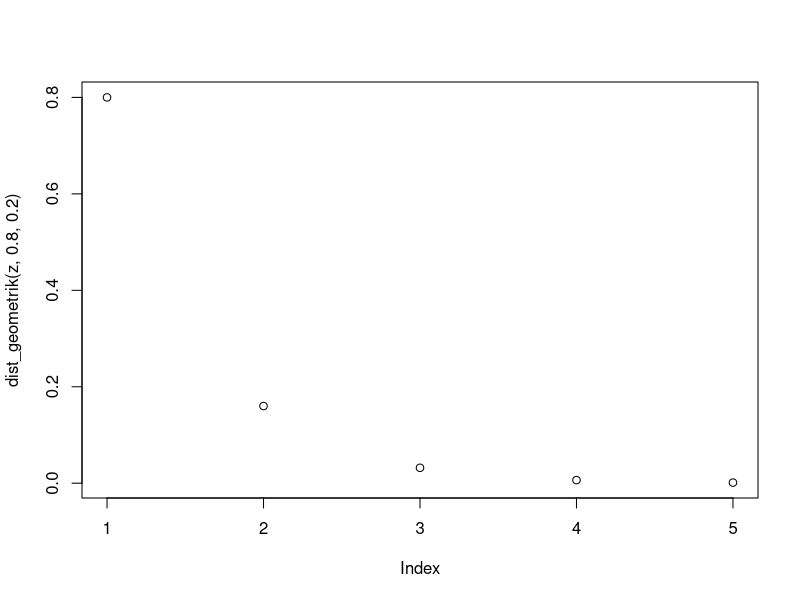

Reproduce this figure in R.
dist_geometrik <- function(x, p, q) {
  return (p * q ^ (x - 1))
}

rataan <- function(p) {
  return (1/p)
}

varian <- function(p) {
  return ((1-p)/p*p)
}

paste("1a:", dist_geometrik(3, 0.8, 0.2)) #1a
z <- 1:5
plot(dist_geometrik(z, 0.8, 0.2)) #1d
paste("1e: rata-rata = ", rataan(0.2), ", varian = ", varian(0.2)) #1b